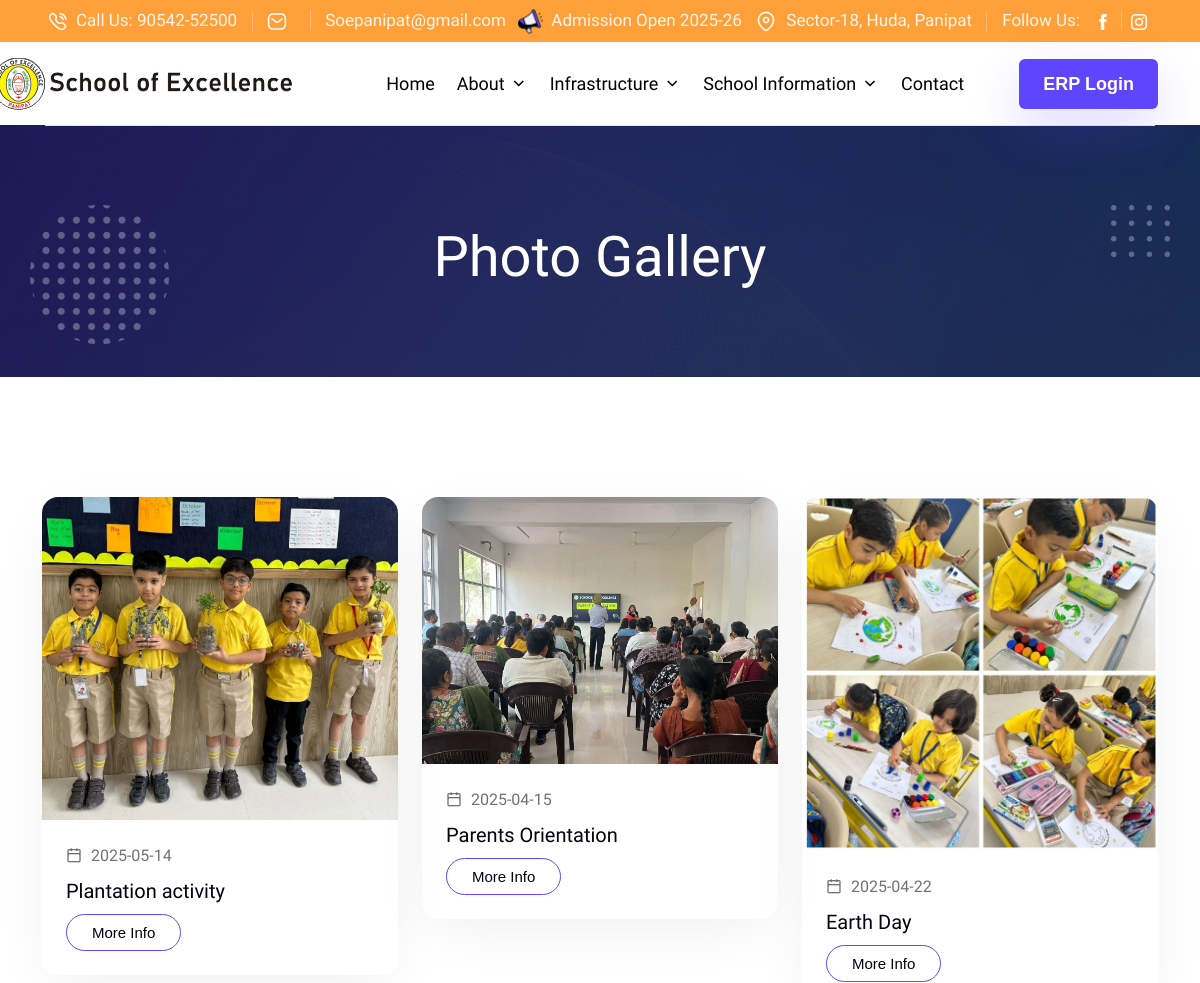
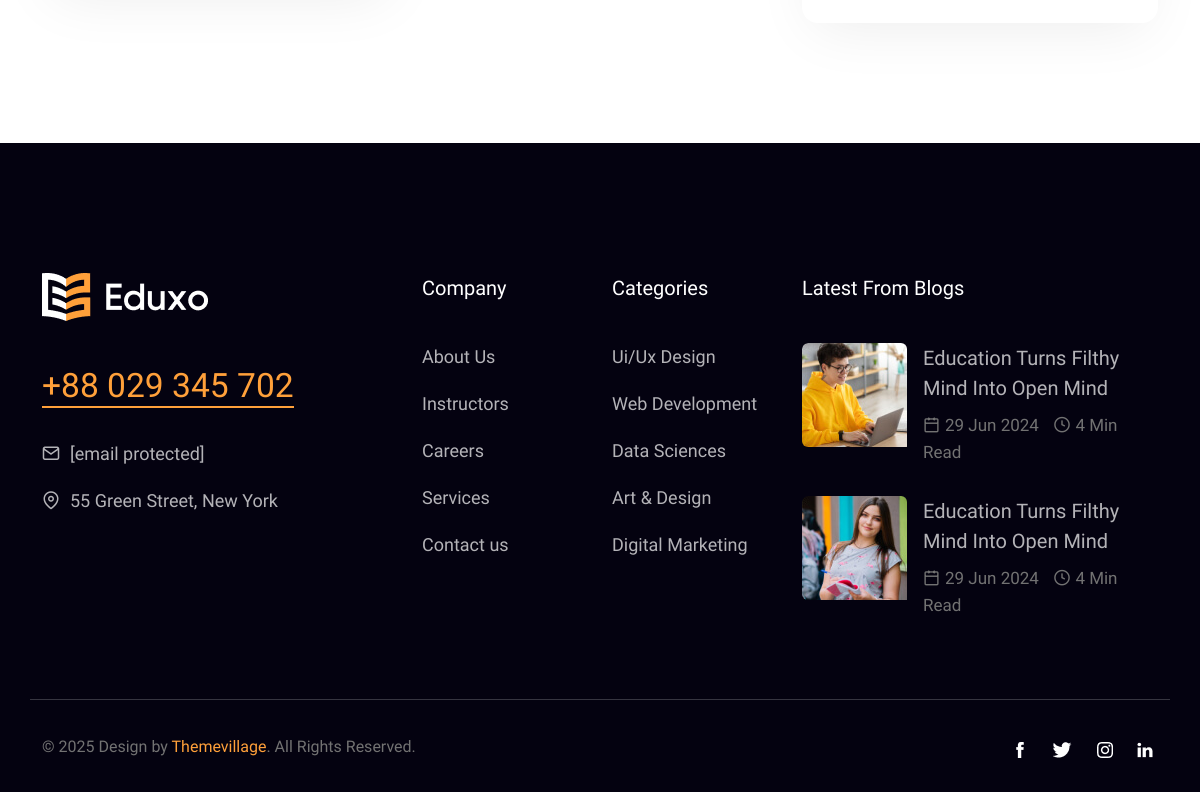
The page /all-news.php on the database its author committed (2 pictures, top to bottom).
### tables this page shows
CREATE TABLE `photos` (
  `id` int(11) NOT NULL,
  `title` varchar(255) DEFAULT NULL,
  `upload_date` date DEFAULT NULL,
  `image` varchar(255) DEFAULT NULL,
  `url` varchar(255) DEFAULT NULL
);

### all-news.php (the view)
<?php include('web/header.php'); ?>
<section class="promo-sec" style="background: url('images/promo-bg.jpg')no-repeat center center / cover;">
    <img src="images/promo-left.png" alt="" class="anim-img">
    <img src="images/promo-right.png" alt="" class="anim-img anim-right">
    <div class="container">
        <div class="row">
            <div class="col-lg-12 text-center">
                <h1 class="display-2 text-white">Photo Gallery</h1>
            </div>
        </div>
    </div>
</section>
<section class="blog-sec bg-shade sec-padding">
    <div class="container">
        <div class="row">
         <?php include './admin/photo-admin/db.php'; ?>
            <?php
            $res = $conn->query("SELECT * FROM photos ORDER BY id DESC");
            while ($row = $res->fetch_assoc()):
            ?>
                <div class="col-xl-4 col-md-6">
                    <div class="event-entry shadow-sm overflow-hidden rounded-4">
                        <div class="event-thumb">
                            <img class="card-img-top" src="admin/photo-admin/uploads//<?= htmlspecialchars($row['image']) ?>" alt="<?= htmlspecialchars($row['title']) ?>">
                            <div class="entry-content p-4">
                                <div class="event-meta d-flex justify-content-between mb-2">
                                    <span><i class="feather-icon icon-calendar"></i> <?= $row['upload_date'] ?></span>
                                </div>
                                <h3 class="display-5">
                                    <a href=" target=" _blank"><?= htmlspecialchars($row['title']) ?>
                                    </a>
                                </h3>
                                <?php if ($row['url']): ?>
                                    <a class="btn btn-outline-primary rounded-5" href="<?= htmlspecialchars($row['url']) ?>" target="_blank">More Info</a>
                                <?php endif; ?>
                            </div>
                        </div>
                    </div>
                </div>
            <?php endwhile; ?>
        </div>
    </div>
</section>
<?php include('web/footer.php'); ?>

### css/feather.css (style rules this page uses)
.feather-icon { font-family: "feather-icons"; display: inline-block; line-height: 1; font-weight: normal; font-style: normal; speak: none; text-decoration: inherit; text-transform: none; text-rendering: auto; -webkit-font-smoothing: antialiased; -moz-osx-font-smoothing: grayscale; }
.icon-calendar:before { content: "\f128"; }

### css/custom.css (style rules this page uses)
@media (min-width: 1200px) { .display-5, .product-details-tab ul.nav-tabs li .nav-link, .sub-title, .widget-title { font-size: 20px; } }
.bg-shade { --bs-bg-opacity: 1; background-color: rgb(255 255 255) !important; }

### rows shown on the page
photos: image (picture), upload_date "2025-05-14", title "Plantation activity"
photos: image (picture), upload_date "2025-04-15", title "Parents Orientation"
photos: image (picture), upload_date "2025-04-22", title "Earth Day"
